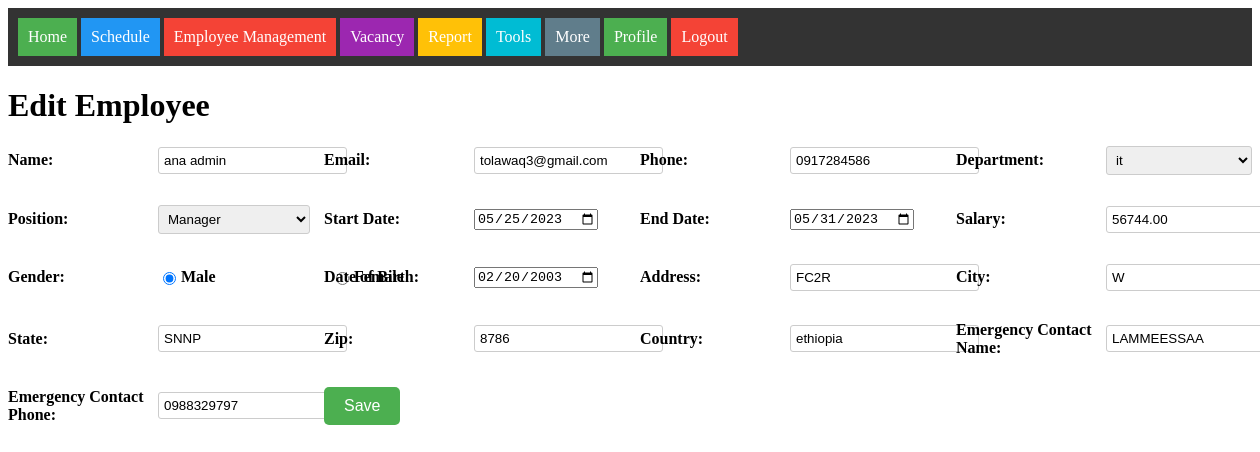
Screenshot of /hr/edit.php?id=4 with the database file from the repository.
### tables this page shows
CREATE TABLE `employees` (
  `id` int(11) NOT NULL,
  `name` varchar(100) NOT NULL,
  `email` varchar(100) NOT NULL,
  `phone` varchar(20) NOT NULL,
  `department` varchar(50) NOT NULL,
  `position` varchar(50) NOT NULL,
  `start_date` date NOT NULL,
  `end_date` date NOT NULL,
  `salary` decimal(10,2) NOT NULL,
  `user_id` int(11) NOT NULL,
  `gender` varchar(10) NOT NULL,
  `date_of_birth` date NOT NULL,
  `address` varchar(100) DEFAULT NULL,
  `city` varchar(50) DEFAULT NULL,
  `state` varchar(50) DEFAULT NULL,
  `zip` varchar(10) DEFAULT NULL,
  `country` varchar(50) DEFAULT NULL,
  `emergency_contact_name` varchar(100) DEFAULT NULL,
  `emergency_contact_phone` varchar(20) DEFAULT NULL
);

### hr/edit.php (the view, shortened to what this page needs)
<?php
$host = 'localhost';
$dbname = 'hrms';
$username = 'root';
$password = '';
$db = new PDO("mysql:host=$host;dbname=$dbname", $username, $password);
$id = $_GET['id'];
$sql = "SELECT * FROM employees WHERE id=:id";
$stmt = $db->prepare($sql);
$stmt->execute(array(':id' => $id));
$employee = $stmt->fetch(PDO::FETCH_ASSOC);
$departments = $db->query("SELECT * FROM departments")->fetchAll(PDO::FETCH_ASSOC);
$positions = $db->query("SELECT * FROM positions")->fetchAll(PDO::FETCH_ASSOC);
?>
<!DOCTYPE html>
<html>
<head>
</head>
<body>
    <h1>Edit Employee</h1>
    <form id="employeeForm" method="post" action="">
    <div class="form-grid">
        <div class="form-row">
            <label for="name">Name:</label>
            <input type="text" id="name" name="name" value="<?php echo $employee['name']; ?>" required>
        </div>
        <div class="form-row">
            <label for="email">Email:</label>
            <input type="email" id="email" name="email" value="<?php echo $employee['email']; ?>" required>
        </div>
        <div class="form-row">
            <label for="phone">Phone:</label>
            <input type="text" id="phone" name="phone" value="<?php echo $employee['phone']; ?>" required>
        </div>
        <div class="form-row">
            <label for="department">Department:</label>
    <select name="department" required>
        <?php foreach ($departments as $department) : ?>
            <option value="<?php echo $department['name']; ?>" <?php if ($department['name'] == $employee['department']) echo 'selected'; ?>>
                <?php echo $department['name']; ?>
            </option>
        <?php endforeach; ?>
    </select>
        </div>
        <div class="form-row">
            <label for="position">Position:</label>
    <select name="position" required>
        <?php foreach ($positions as $position) : ?>
            <option value="<?php echo $position['name']; ?>" <?php if ($position['name'] == $employee['position']) echo 'selected'; ?>>
                <?php echo $position['name']; ?>
            </option>
        <?php endforeach; ?>
    </select>
        </div>
        <div class="form-row">
            <label for="start_date">Start Date:</label>
            <input type="date" id="start_date" name="start_date" value="<?php echo $employee['start_date']; ?>" required>
        </div>
        <div class="form-row">
            <label for="end_date">End Date:</label>
            <input type="date" id="end_date" name="end_date" value="<?php echo $employee['end_date']; ?>">
        </div>
        <div class="form-row">
            <label for="salary">Salary:</label>
            <input type="number" id="salary" name="salary" value="<?php echo $employee['salary']; ?>" required>
        </div>
        <div class="form-row">
            <label for="gender">Gender:</label>
            <input type="radio" id="male" name="gender" value="Male" <?php echo ($employee['gender'] == 'Male') ? 'checked' : ''; ?>>
            <label for="male">Male</label>
            <input type="radio" id="female" name="gender" value="Female" <?php echo ($employee['gender'] == 'Female') ? 'checked' : ''; ?>>
            <label for="female">Female</label>
        </div>
        <div class="form-row">
            <label for="date_of_birth">Date of Birth:</label>
            <input type="date" id="date_of_birth" name="date_of_birth" value="<?php echo $employee['date_of_birth']; ?>" required>
        </div>
        <div class="form-row">
            <label for="address">Address:</label>
            <input type="text" id="address" name="address" value="<?php echo $employee['address']; ?>" required>
        </div>
        <div class="form-row">
            <label for="city">City:</label>
            <input type="text" id="city" name="city" value="<?php echo $employee['city']; ?>" required>
        </div>
        <div class="form-row">
            <label for="state">State:</label>
            <input type="text" id="state" name="state" value="<?php echo $employee['state']; ?>" required>
        </div>
        <div class="form-row">
            <label for="zip">Zip:</label>
            <input type="text" id="zip" name="zip" value="<?php echo $employee['zip']; ?>" required>
        </div>
        <div class="form-row">
            <label for="country">Country:</label>
            <input type="text" id="country" name="country" value="<?php echo $employee['country']; ?>" required>
        </div>
        <div class="form-row">
            <label for="emergency_contact_name">Emergency Contact Name:</label>
            <input type="text" id="emergency_contact_name" name="emergency_contact_name" value="<?php echo $employee['emergency_contact_name']; ?>" required>
        </div>
        <div class="form-row">
            <label for="emergency_contact_phone">Emergency Contact Phone:</label>
            <input type="text" id="emergency_contact_phone" name="emergency_contact_phone" value="<?php echo $employee['emergency_contact_phone']; ?>" required>
        </div>
        <div class="form-row">
            <input type="submit" value="Save">
        </div>
    </div>
</form>
</body>
</html>

### hr/css/header.css (style rules this page uses)
header { background-color: #333; color: #fff; padding: 10px; }
nav ul { list-style: none; margin: 0; padding: 0; }
nav ul li { display: inline-block; position: relative; }
nav ul li a { display: block; padding: 10px; color: #fff; text-decoration: none; }
#home a { background-color: #4CAF50; }
#schedule a { background-color: #2196F3; }
#emp-management a { background-color: #f44336; }
#vacancy a { background-color: #9C27B0; }
#report a { background-color: #FFC107; }
#tools a { background-color: #00BCD4; }
#more a { background-color: #607D8B; }
#profile a { background-color: #4CAF50; }
#logout a { background-color: #f44336; }

### hr/edit.php (style rules this page uses)
.form-grid { display: grid; grid-template-columns: repeat(4, 1fr); gap: 20px; }
.form-row { display: flex; align-items: center; margin-bottom: 10px; }
label { flex-basis: 150px; flex-shrink: 0; font-weight: bold; }
input[type="text"], input[type="email"], input[type="number"], select { flex-grow: 1; padding: 5px; border: 1px solid #ccc; border-radius: 3px; }
input[type="radio"] { margin-right: 5px; }
input[type="submit"] { background-color: #4CAF50; color: white; border: none; padding: 10px 20px; text-align: center; text-decoration: none; display: inline-block; font-size: 16px; border-radius: 5px; cursor: pointer; }

### rows the page displays
employees: name "ana admin", email "tolawaq3@gmail.com", phone "0917284586", start_date "05/25/2023", end_date "05/31/2023", salary "56744.00", gender "☑ Male", gender "☐ Female", date_of_birth "02/20/2003", address "FC2R", city "W", state "SNNP", zip "8786", country "ethiopia", emergency_contact_name "LAMMEESSAA", emergency_contact_phone "0988329797"

### other values shown
form field department "it"
form field position "Manager"
